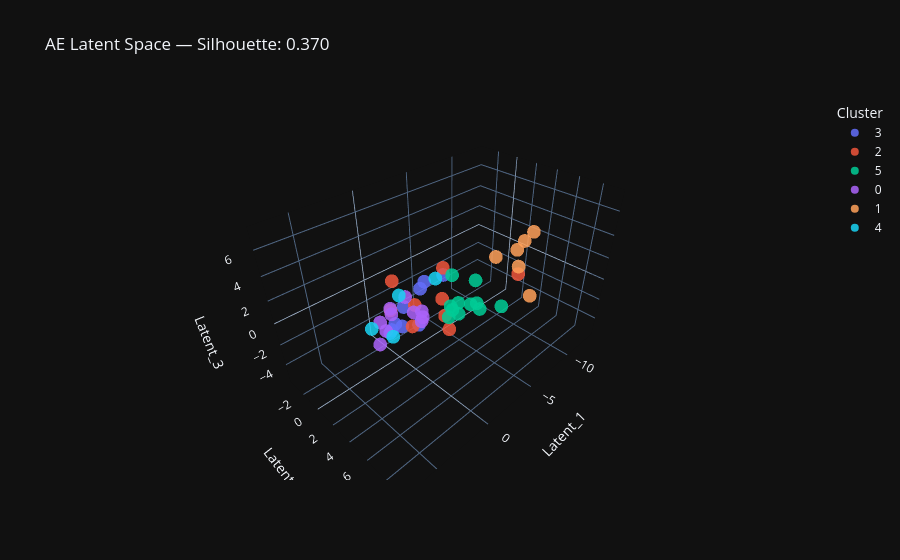

The code cell stored with this chart in its notebook:
### Code cell
if not TORCH_AVAILABLE:
    print("Skipping.")
else:
    model.eval()
    with torch.no_grad():
        X_latent, _ = model(X_tensor)
        X_latent = X_latent.numpy()

    # KMeans in latent space
    km_ae     = KMeans(n_clusters=K, random_state=SEED, n_init=10)
    ae_labels = km_ae.fit_predict(X_latent)
    ae_score  = silhouette_score(X_latent, ae_labels)

    df_avg['ae_cluster'] = ae_labels

    print(f"AE+KMeans Silhouette Score: {ae_score:.4f}\n")
    for i in range(K):
        countries = df_avg[df_avg['ae_cluster'] == i]['Name'].sort_values().tolist()
        print(f"  Archetype {i} ({len(countries)}): {', '.join(countries)}")

    # 3D interactive plot
    df_viz = pd.DataFrame(X_latent, columns=['Latent_1', 'Latent_2', 'Latent_3'])
    df_viz['Country'] = ids_avg['Name'].values
    df_viz['Cluster'] = ae_labels.astype(str)

    fig = px.scatter_3d(
        df_viz, x='Latent_1', y='Latent_2', z='Latent_3',
        color='Cluster', hover_name='Country',
        title=f'AE Latent Space — Silhouette: {ae_score:.3f}',
        template='plotly_dark', opacity=0.85
    )
    fig.write_html('outputs/ae_latent_3d.html')
    fig.show()
    print("\nInteractive 3D plot saved to outputs/ae_latent_3d.html")

### Figure 1 — Plotly figure (JSON) as saved in the notebook; plotly's stock layout.template omitted (floating-point values rounded to 4 significant figures)
{"data": [{"hovertemplate": "<b>%{hovertext}</b><br><br>Cluster=3<br>Latent_1=%{x}<br>Latent_2=%{y}<br>Latent_3=%{z}<extra></extra>", "hovertext": ["Argentina", "Brazil", "Chile", "Colombia", "Indonesia", "Mexico", "Peru", "Philippines", "Viet Nam"], "legendgroup": "3", "marker": {"color": "#636efa", "opacity": 0.85, "symbol": "circle"}, "mode": "markers", "name": "3", "scene": "scene", "showlegend": true, "type": "scatter3d", "x": [-1.641, -1.451, -7.06, -5.497, 0.02454, -4.861, -3.587, -1.318, -1.333], "y": [-1.142, -1.275, -2.088, -3.504, -1.009, -2.153, -1.639, -2.627, -2.063], "z": [-2.09, -4.113, -1.915, -3.345, -3.782, -1.616, -5.389, -5.238, -4.242]}, {"hovertemplate": "<b>%{hovertext}</b><br><br>Cluster=2<br>Latent_1=%{x}<br>Latent_2=%{y}<br>Latent_3=%{z}<extra></extra>", "hovertext": ["Australia", "Belgium", "Czech Republic", "Estonia", "Israel", "Korea, Republic of", "Luxembourg", "Netherlands", "Poland"], "legendgroup": "2", "marker": {"color": "#EF553B", "opacity": 0.85, "symbol": "circle"}, "mode": "markers", "name": "2", "scene": "scene", "showlegend": true, "type": "scatter3d", "x": [2.043, -1.178, 1.458, -0.4135, 3.1, 2.689, -3.461, -0.6092, 1.772], "y": [7.848, 3.894, 4.059, 4.805, 3.61, 5.216, 8.484, 4.764, 2.215], "z": [3.105, 1.609, 2.56, 4.928, 2.773, 2.149, 4.745, 0.9088, 3.707]}, {"hovertemplate": "<b>%{hovertext}</b><br><br>Cluster=5<br>Latent_1=%{x}<br>Latent_2=%{y}<br>Latent_3=%{z}<extra></extra>", "hovertext": ["Austria", "Canada", "Switzerland", "Germany", "France", "United Kingdom", "Ireland", "Italy", "Lithuania", "Latvia", "Portugal"], "legendgroup": "5", "marker": {"color": "#00cc96", "opacity": 0.85, "symbol": "circle"}, "mode": "markers", "name": "5", "scene": "scene", "showlegend": true, "type": "scatter3d", "x": [-2.922, -5.311, -3.578, -2.713, -5.28, -7.002, -4.923, -5.557, -4.951, -4.221, -3.521], "y": [3.815, 3.319, 5.042, 3.204, 2.927, 4.708, 1.16, 3.658, 1.913, 1.481, 2.61], "z": [0.2803, 0.9145, 0.5571, -0.2468, -1.576, -1.752, 0.5689, -1.81, -2.936, -3.125, -1.362]}, {"hovertemplate": "<b>%{hovertext}</b><br><br>Cluster=0<br>Latent_1=%{x}<br>Latent_2=%{y}<br>Latent_3=%{z}<extra></extra>", "hovertext": ["China", "Spain", "Greece", "Hungary", "India", "Japan", "Slovakia", "Slovenia", "Turkey", "South Africa"], "legendgroup": "0", "marker": {"color": "#ab63fa", "opacity": 0.85, "symbol": "circle"}, "mode": "markers", "name": "0", "scene": "scene", "showlegend": true, "type": "scatter3d", "x": [0.9002, -0.571, -0.6076, -0.5453, 1.95, 1.482, -1.042, -1.005, 1.731, 2.268], "y": [0.5174, 2.293, 2.416, 1.449, 0.2522, 1.416, 1.819, -0.05451, 0.9165, 1.044], "z": [0.01748, -0.9889, -0.5506, -0.6105, -3.003, 0.3233, -0.576, -0.1881, -1.384, -0.1909]}, {"hovertemplate": "<b>%{hovertext}</b><br><br>Cluster=1<br>Latent_1=%{x}<br>Latent_2=%{y}<br>Latent_3=%{z}<extra></extra>", "hovertext": ["Denmark", "Finland", "Iceland", "Norway", "New Zealand", "Sweden"], "legendgroup": "1", "marker": {"color": "#FFA15A", "opacity": 0.85, "symbol": "circle"}, "mode": "markers", "name": "1", "scene": "scene", "showlegend": true, "type": "scatter3d", "x": [-13.13, -8.792, -9.764, -10.08, -13.13, -12.13], "y": [1.371, 2.398, 5.136, 3.829, 2.076, 3.925], "z": [-0.4024, 1.131, 4.117, 0.2673, 0.7971, -3.735]}, {"hovertemplate": "<b>%{hovertext}</b><br><br>Cluster=4<br>Latent_1=%{x}<br>Latent_2=%{y}<br>Latent_3=%{z}<extra></extra>", "hovertext": ["Russian Federation", "Saudi Arabia", "Singapore", "United States"], "legendgroup": "4", "marker": {"color": "#19d3f3", "opacity": 0.85, "symbol": "circle"}, "mode": "markers", "name": "4", "scene": "scene", "showlegend": true, "type": "scatter3d", "x": [5.723, 7.151, 4.298, 3.138], "y": [5.293, 9.271, 6.181, 7.913], "z": [3.798, 6.542, 5.87, 7.259]}], "layout": {"legend": {"title": {"text": "Cluster"}, "tracegroupgap": 0}, "scene": {"domain": {"x": [0, 1], "y": [0, 1]}, "xaxis": {"title": {"text": "Latent_1"}}, "yaxis": {"title": {"text": "Latent_2"}}, "zaxis": {"title": {"text": "Latent_3"}}}, "title": {"text": "AE Latent Space — Silhouette: 0.370"}}}
